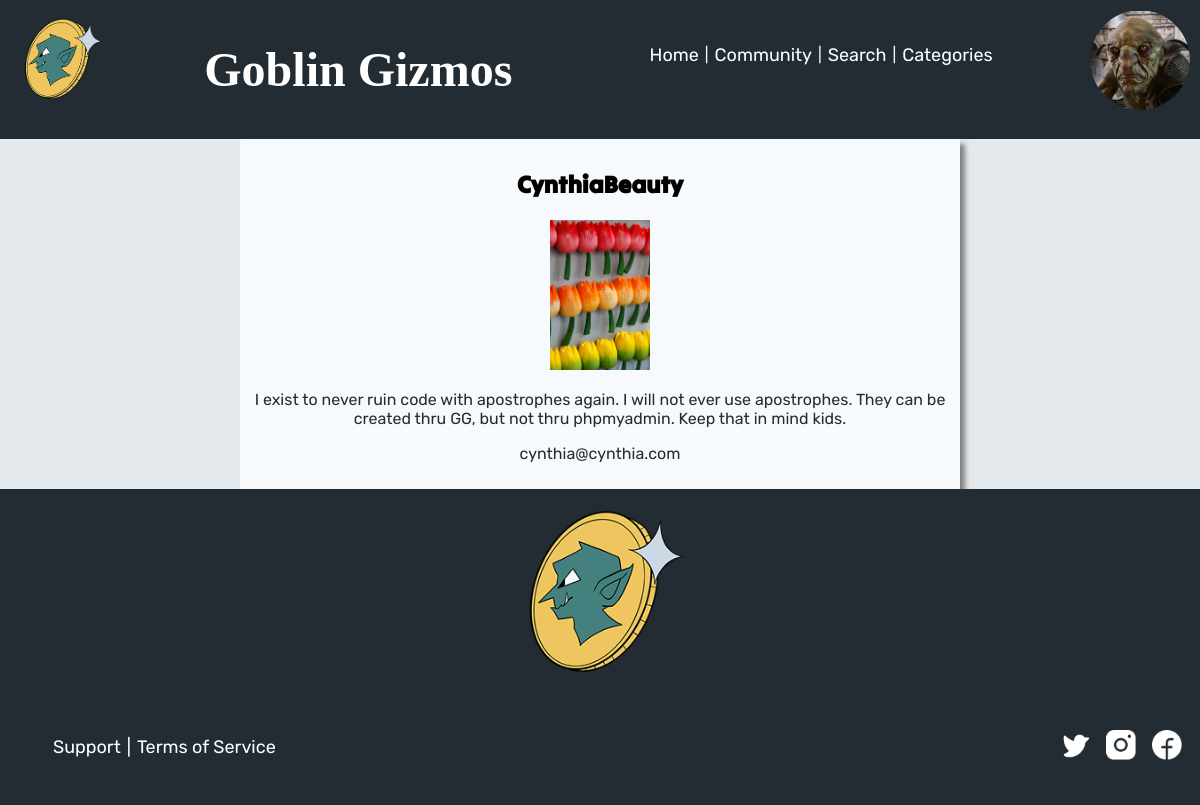
The page /userProfileView.php?user_id=19 on the database its author committed.
### tables this page shows
CREATE TABLE `goblingizmos_users` (
  `user_id` int(11) NOT NULL,
  `first_name` varchar(255) NOT NULL,
  `last_name` varchar(255) NOT NULL,
  `username` varchar(255) NOT NULL,
  `password` varchar(255) NOT NULL,
  `access_level` varchar(20) NOT NULL,
  `user_email` varchar(255) NOT NULL,
  `user_pfp` varchar(255) DEFAULT NULL,
  `user_bio` varchar(255) DEFAULT NULL
);

### userProfileView.php (the view, shortened to what this page needs)
<?php
require 'db_connectionGG.php';
$row = null;
$viewedUser = null;
if (isset($_GET['user_id']) && $_GET['user_id'] !== '') {
    $query_some = "SELECT `username`,`user_pfp`,`user_bio`,`user_email` FROM `goblingizmos_users` WHERE user_id = ? LIMIT 1";
    $stmtViewedUser = $mysqli->prepare($query_some);
    $viewedUserId = (int) $_GET['user_id'];
    $stmtViewedUser->bind_param("i", $viewedUserId);
    $stmtViewedUser->execute();
    $resultUser = $stmtViewedUser->get_result();
    if ($resultUser && $resultUser->num_rows > 0) {
        $viewedUser = $resultUser->fetch_array(MYSQLI_ASSOC);
    }
}
?>
<!DOCTYPE html>
<html lang="en">
<head>
    <link rel="stylesheet" type="text/css" href="css/style.css">
</head>
<body>
    <div class="page-wrap">
        <header>
            <div class="headerGrid">
                <div class="headerGridItem" id="logoFlex">
                    <img class="logoImage" src="img/goblinLogo.png" alt="a goblin face in a coin; the logo">
                </div>
                <div class="headerGridItem">
                    <h1>Goblin Gizmos</h1>
                </div>
                <div class="headerGridItem">
                    <nav>
                        <ol>
                            <li>
                                <a class="titleLink" href="index.php">Home</a>
                            </li>
                            <li>
                                <p>|</p>
                            </li>
                            <li>
                                <a class="titleLink" href="community.php">Community</a>
                            </li>
                            <li>
                                <p>|</p>
                            </li>
                            <li>
                                <a class="titleLink" href="search.php">Search</a>
                            </li>
                            <li>
                                <p>|</p>
                            </li>
                            <li>
                                <a class="titleLink" href="categories.php">Categories</a>
                            </li>
                        </ol>
                    </nav>
                </div>
                <div class="headerGridItem">
                    <?php
                    if (
                        isset($_SESSION['logged_in']) &&
                        $_SESSION['logged_in'] === true &&
                        $row
                    ) {
                        if (!empty($row['user_pfp'])) {
                            print "<a href=\"userProfile.php\"><img src=\"" . htmlspecialchars($row['user_pfp']) . "\" class=\"userIconImageForSmaller\" alt=\"User's chosen profile picture\" onerror=\"this.src='img/PFP.png';\"></a>";
                        } else {
                            print "<a href=\"userProfile.php\"> <img src=\"img/PFP.png\" class=\"userIconImageForSmaller\" alt=\"Profile\"></a>";
                        }
                    } else {
                        print "<a href=\"userProfile.php\"> <img src=\"img/PFP.png\" class=\"userIconImageForSmaller\" alt=\"Profile\"></a>";
                    }
                    ?>
                </div>
            </div>
        </header>
        <?php
        if ($viewedUser) {
            print "<div class=\"signUpForms\">";
            print "<div><h2>" . htmlspecialchars($viewedUser['username']) . "</h2></div>";
            print "<div>";
            if (!empty($viewedUser['user_pfp'])) {
                print "<img src=\"" . htmlspecialchars($viewedUser['user_pfp']) . "\" alt=\"profile image of user\" onerror=\"this.src='img/PFP.png';\">";
            } else {
                print "<img src=\"img/PFP.png\" alt=\"profile image of user\">";
            }
            if (!empty($viewedUser['user_bio'])) {
                print "<p>" . htmlspecialchars($viewedUser['user_bio']) . "</p>";
            } else {
                print "<p>No bio added yet.</p>";
            }
            if (!empty($viewedUser['user_email'])) {
                print "<p>" . htmlspecialchars($viewedUser['user_email']) . "</p>";
            }
            print "</div>";
            print "</div>";
        } else {
            print "<div class=\"signUpForms\">";
            print "<p>User not found.</p>";
            print "</div>";
        }
        ?>
    </div>
    <footer>
        <img src="img/goblinLogo.png" id="bottomLogo" alt="a goblin face in a coin; the logo">
        <div>
            <div class="footerFlex">
                <nav>
                    <div class="footerGrid">
                        <div class="footerGridItem1">
                            <ol>
                                <li>
                                    <a href="support.php" class="titleLink">Support</a>
                                </li>
                                <li>
                                    <p class="titleLink"> |</p>
                                </li>
                                <li>
                                    <a href="tos.php" class="titleLink">Terms of Service</a>
                                </li>
                            </ol>
                        </div>
                        <div class="footerGridItem2">
                            <ol>
                                <li><a href="https://x.com/"> <img src="img/TwitterLogo.png" class="iconImg"
                                            alt="X logo"></a></li>
                                <li><a href="https://www.instagram.com/"> <img src="img/instagram.png" class="iconImg"
                                            alt="Instagram logo"></a>
                                </li>
                                <li> <a href="https://www.facebook.com/"> <img src="img/facebook.png" class="iconImg"
                                            alt="Facebook logo"></a>
                                </li>
                            </ol>
                        </div>
                    </div>
                </nav>
            </div>
        </div>
    </footer>
</body>
</html>

### css/style.css (style rules this page uses)
body { background-color: #E4E9ED; margin-top: 0px; margin-left: 0px; margin-right: 0px; margin-bottom: 0px; }
html, body { height: 100%; }
body { min-height: 100vh; display: flex; flex-direction: column; margin: 0; }
.page-wrap { flex: 1; display: flex; flex-direction: column; }
footer { flex-shrink: 0; }
a { text-decoration: none; }
h1 { font-family: JotiOneFont, Verdana; }
h2, h3, h4 { font-family: tiltWarp, Verdana; }
p, a { font-family: rubik, Arial; }
img { width: 100px; height: auto; }
header ol li p { color: #F6FAFD; }
@media (min-width:1000px) { .userIconImageForSmaller { width: 100px; height: auto; border-radius: 50%; } }
@media (min-width:1000px) { header { background-color: #232C33; padding: 5px; display: block; color: white; } }
@media (min-width:1000px) { .headerGrid { display: flex; justify-content: space-between; padding: 5px; } }
@media (min-width:1000px) { ol { list-style: none; display: flex; align-items: center; justify-content: space-around; } }
@media (min-width:1000px) { li { padding: 3px; } }
@media (min-width:1000px) { .titleLink { color: white; font-size: large; } }
@media (min-width:1000px) { h1 { font-size: xxx-large; } }
@media (min-width:1000px) { footer { background-color: #232C33; padding: 5px; display: block; color: white; } }
@media (min-width:1000px) { footer a { color: white; } }
@media (min-width:1000px) { .footerFlex { display: block; padding: 5px; } }
@media (min-width:1000px) { .iconImg { width: 30px; height: auto; padding: 5px; } }
@media (min-width:1000px) { #bottomLogo { display: block; margin-left: auto; margin-right: auto; margin-top: auto; width: 200px; } }
@media (min-width:1000px) { .footerGrid { display: flex; justify-content: space-between; align-items: center; } }
@media (min-width:1000px) { .bountyClickStyle a, p { color: #232C33; } }
@media (min-width:1000px) { .signUpForms { background-color: #F6FAFD; box-shadow: 5px 5px 5px gray; text-align: center; padding: 10px; width: 700px; margin-left: auto; margin-right: auto; } }

### rows shown on the page
goblingizmos_users: username "CynthiaBeauty", user_pfp (picture), user_bio "I exist to never ruin code with apostrophes again. I will not ever use apostrophes. They can be created thru GG, but not thru phpmyadmin. Keep that in mind kids.", user_email "cynthia@cynthia.com"
